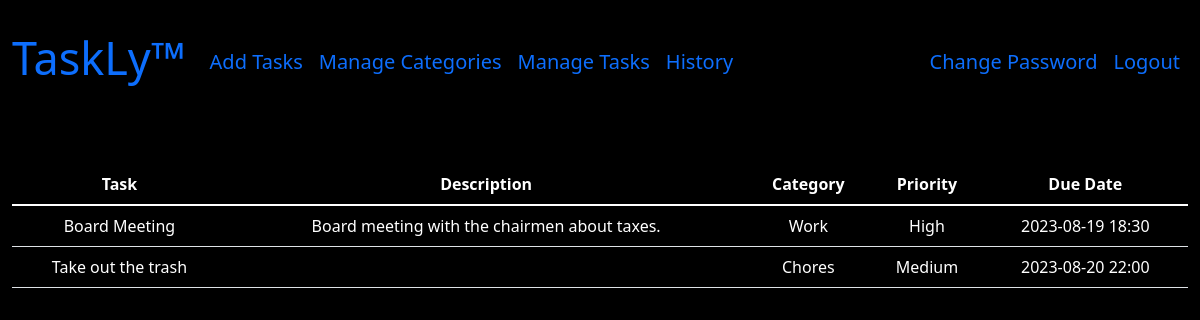
The app's page / (signed in) with its own data.
### tables this page shows
CREATE TABLE 'tasks' ('id' INTEGER PRIMARY KEY AUTOINCREMENT NOT NULL DEFAULT 1 , 'username' TEXT NOT NULL, 'task' TEXT NOT NULL, 'description' TEXT NOT NULL, 'tag' TEXT NOT NULL, 'priority' TEXT NOT NULL, 'due_date' TEXT NOT NULL, 'time' TEXT NOT NULL);

### app.py (the view)
@app.route("/")
@login_required
def tasks():
    if request.method == "GET":
        id = session["user_id"]
        username = (alphabetize(str(db.execute('SELECT username FROM users WHERE id = ?', id))).split("username")[1]).strip()
        try:
            rows = int(digitize(str(db.execute('SELECT MAX(id) FROM tasks'))))
        except (ValueError):
            return render_template("tasks.html")
        tasks = []
        descriptions = []
        tags = []
        priorities = []
        due_dates = []
        times = []
        for i in range(rows):
            try:
                tasks.append(alphabetize(str(db.execute('SELECT task FROM tasks WHERE id = ? AND username = ?', (i + 1), username))).split("task")[1])
                descriptions.append(alphabetize(str(db.execute('SELECT description FROM tasks WHERE id = ? AND username = ?', (i + 1), username))).split("description")[1])
                tags.append(alphabetize(str(db.execute('SELECT tag FROM tasks WHERE id = ? AND username = ?', (i + 1), username))).split("tag")[1])
                priorities.append(alphabetize(str(db.execute('SELECT priority FROM tasks WHERE id = ? AND username = ?', (i + 1), username))).split("priority")[1])
                due_dates.append(convert_datetime(str(db.execute('SELECT due_date FROM tasks WHERE id = ? AND username = ?', (i + 1), username))))
                times.append(convert_datetime(str(db.execute('SELECT time FROM tasks WHERE id = ? AND username = ?', (i + 1), username))))
            except (IndexError):
                print("")
        for i in range(rows):
            try:
                due_dates[i] = str(due_dates[i])
                due_dates[i] += " "
                due_dates[i] += times[i]
            except (IndexError):
                print("")
        return render_template("tasks.html", total=range(len(tasks)), tasks=tasks, descriptions=descriptions,
                               tags=tags, priorities=priorities, due_dates=due_dates)

### app.py (called while the page is built)
def login_required(f):
    @wraps(f)
    def decorated_function(*args, **kwargs):
        if session.get("user_id") is None:
            return redirect("/login")
        return f(*args, **kwargs)
    return decorated_function

@app.after_request
def after_request(response):
    response.headers["Cache-Control"] = "no-cache, no-store, must-revalidate"
    response.headers["Expires"] = 0
    response.headers["Pragma"] = "no-cache"
    return response

def digitize(str):
    newstr = ""
    for i in range(len(str)):
        if str[i].isnumeric():
            newstr += str[i]
    return newstr

def alphabetize(str):
    newstr = ""
    for i in range(len(str)):
        if str[i] != "]" and str[i] != "[" and str[i] != "{" and str[i] != "}" and str[i] != ":" and str[i] != "'":
            newstr += str[i]
    return newstr.strip()

def convert_datetime(str):
    newstr = ""
    for i in range(len(str)):
        if str[i].isnumeric() or str[i] == "-":
            newstr += str[i]
        elif str[i] == ":" and str[i + 1].isnumeric():
            newstr += str[i]
    return newstr

### templates/tasks.html (shortened to what this page needs)
{% extends "outline.html" %}
{% block main %}
<table class="table">
    <thead>
      <tr>
        <th scope="col">Task</th>
        <th scope="col">Description</th>
        <th scope="col">Category</th>
        <th scope="col">Priority</th>
        <th scope="col">Due Date</th>
      </tr>
    </thead>
    <tbody>
      {% for i in total %}
      <tr>
        <td>{{ tasks[i] }}</td>
        <td>{{ descriptions[i] }}</td>
        <td>{{ tags[i] }}</td>
        <td>{{ priorities[i] }}</td>
        <td>{{ due_dates[i] }}</td>
      </tr>
      {% endfor %}
    </tbody>
</table>
{% endblock %}

### static/styles.css (style rules this page uses)
.body { background-color: black; }
.table { color: white; }

### records on screen
tasks: task "Board Meeting", description "Board meeting with the chairmen about taxes.", tag "Work", priority "High", due_dates "2023-08-19 18:30"
tasks: task "Take out the trash", tag "Chores", priority "Medium", due_dates "2023-08-20 22:00"
